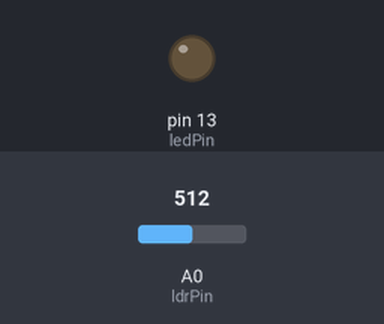
Bench run of a sketch on a simulated Arduino Uno, built with avr-gcc and run on an emulated ATmega328P. On the bench: output pins drawn as LEDs (lit = HIGH). The test bench sets the inputs (shaded band); at power-on: A0 (ldrPin) = 512.

Above: at 1.2 s.
1.3 s: A0 (ldrPin) set to 314
2.8 s: A0 (ldrPin) set to 289
At 4.0 s:
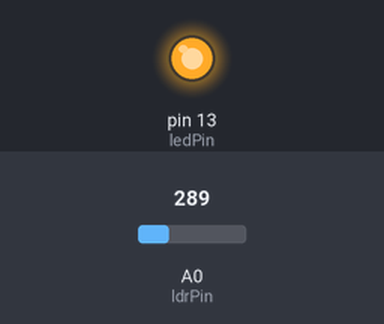
4.3 s: A0 (ldrPin) set to 306
At 5.2 s:
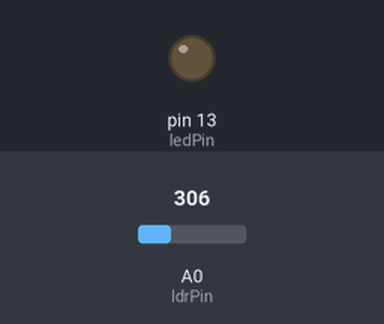
5.8 s: A0 (ldrPin) set to 290
At 6.3 s:
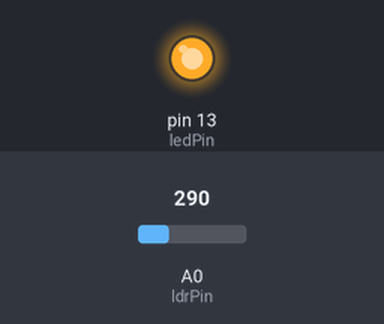
Timing chart, 0 to 8.3 s (numbered marks = the images above; inputs shaded):
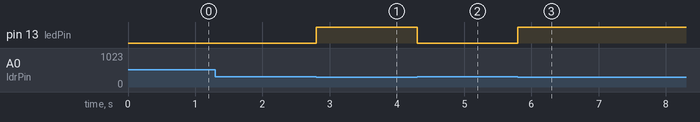

The sketch:

fotoresistenza.ino
```cpp
const int ledPin = 13;
const int ldrPin = A0;

int threshold = 300;
void setup() {
    pinMode(ledPin, OUTPUT);

}

void loop()
{
    int lightValue = analogRead(ldrPin);

  // If light level is low turn LED on
  if (lightValue < threshold) {
    digitalWrite(ledPin, HIGH);
  }
  else {
    digitalWrite(ledPin, LOW);
  }


}
```

Measured:
- the behaviour switches between 300 and 299 on A0 (ldrPin) (found by bisection; images 0 and 1)
- after the input at 1.3 s, every drawn part: stays the same
- after the input at 2.8 s, pin 13 (ledPin): LOW → HIGH at once
- after the input at 4.3 s, pin 13 (ledPin): HIGH → LOW at once
- after the input at 5.8 s, pin 13 (ledPin): LOW → HIGH at once
